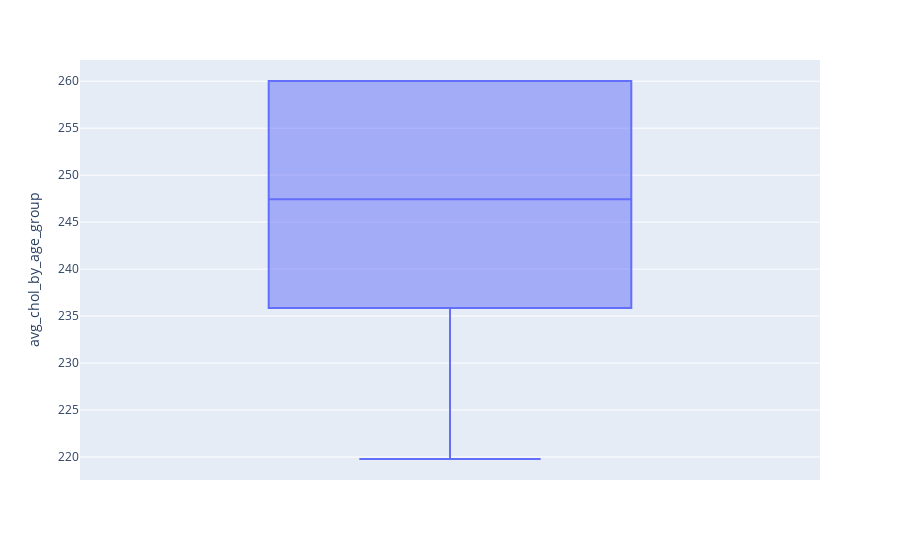

The code cell stored with this chart in its notebook:
### Markdown cell above
#### Avg_chol_by_age_group

### Code cell
fig = px.box(subset, y='avg_chol_by_age_group')
fig.show()

### Figure 1 — Plotly figure (JSON) as saved in the notebook; plotly's stock layout.template omitted (floating-point values rounded to 4 significant figures; data arrays with more than 128 entries replaced by an {"elided": "..."} marker saying what was removed)
{"data": [{"alignmentgroup": "True", "hovertemplate": "avg_chol_by_age_group=%{y}<extra></extra>", "legendgroup": "", "marker": {"color": "#636efa"}, "name": "", "notched": false, "offsetgroup": "", "orientation": "v", "showlegend": false, "type": "box", "x0": " ", "xaxis": "x", "y": {"elided": "302 float values"}, "y0": " ", "yaxis": "y"}], "layout": {"boxmode": "group", "legend": {"tracegroupgap": 0}, "margin": {"t": 60}, "xaxis": {"anchor": "y", "domain": [0, 1]}, "yaxis": {"anchor": "x", "domain": [0, 1], "title": {"text": "avg_chol_by_age_group"}}}}
